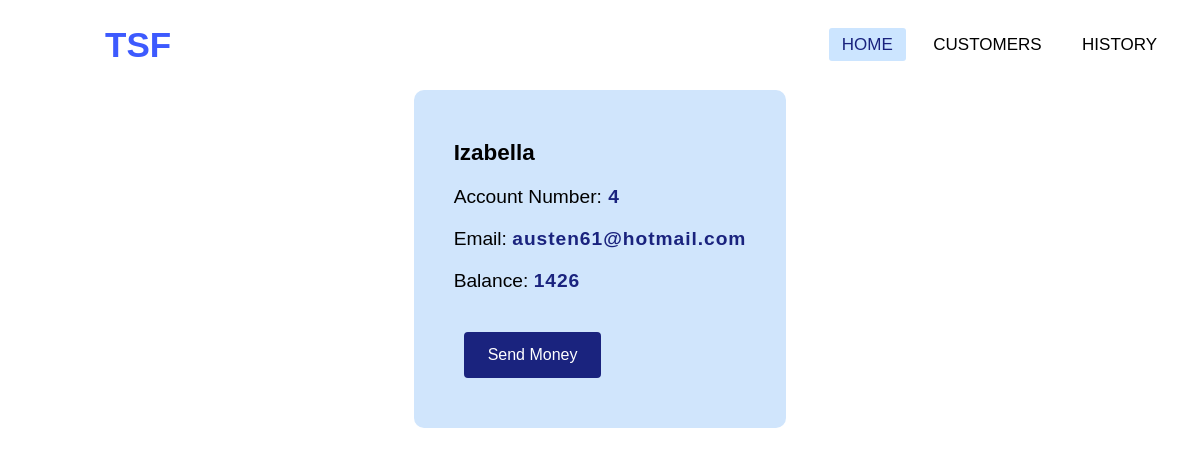
The app's page /profile.php?id=4 with its own data.
### tables this page shows
CREATE TABLE `customer` (
  `id` int(11) NOT NULL,
  `name` char(25) DEFAULT NULL,
  `email` varchar(25) DEFAULT NULL,
  `balance` int(11) DEFAULT NULL
);

### profile.php (the view, shortened to what this page needs)
<!DOCTYPE html>
<html lang="en">
<head>
    <link rel="stylesheet" href="style.css">
</head>
<body>
	<?php
	include 'conn.php';
	?>
	<div class="navbar">
		<nav>
			<label class="logo">TSF</label>
			<ul>
				<li><a class="active" href="index.php">Home</a></li>
				<li><a href="customers.php">Customers</a></li>
				<li><a href="history.php">History</a></li>
			</ul>
		</nav>
	</div>
	<?php
	$id = $_GET['id'];
	$query = "SELECT * FROM customer where id='$id' ";
	$query_run = mysqli_query($conn, $query);
	if (mysqli_num_rows($query_run) > 0) {
		foreach ($query_run as $row) {
			echo '<div class="container" >';
			echo '<div class="profile" >';
			echo '<h3>' . $row['name'] . ' </h3>
					<p> Account Number:<b> ' . $row['id'] . '</b> </p>
					<p> Email: <b>' . $row['email'] . ' </b></p>
					<p> Balance: <b>' . $row['balance'] . ' </b></p>
					<p></p>
				';
		}
	} else {
		echo "<p>No record found.</p";
	}
	?>
	<td><button class="sendbtn"><a href="transfer.php?name=<?php echo $row['name']; ?>"> Send Money </a> </button></td>
</body>
</html>

### style.css (style rules this page uses)
* { --primary: #3D5AFE; --secondary: #d0e5fc; --ppurple: #1a237e; --pgreen: #3BB44A; --pred: #DA3543; --lgreen: #D4EDDA; --lred: #F8D7DA; --lblue: #CCE5FF; --lgrey: #a0a2c0; font-family: 'Rubik', sans-serif; box-sizing: border-box; margin: 0; padding: 0; text-decoration: none; list-style: none; }
nav { position: fixed; top: 0; left: 0; width: 100%; padding: 5px; background-color: white; z-index: 5; height: 80px; width: 100%; }
label.logo { color: var(--primary); font-size: 35px; line-height: 80px; padding: 0 100px; font-weight: bold; }
nav ul { float: right; margin-right: 20px; }
nav ul li { display: inline-block; line-height: 80px; margin: 0 5px; }
nav ul li a { color: black; font-size: 17px; padding: 7px 13px; border-radius: 3px; text-transform: uppercase; }
nav ul li a.active { color: var(--ppurple); font-variant: small-caps; }
nav ul li a.active, nav ul li a:hover { color: var(--ppurple); background-color: var(--lblue); transition: .5s; }
.container { display: grid; place-items: center; overflow-x: auto; margin-top: 70px; }
.profile { margin-top: 20px; text-align: left; font-size: larger; background-color: var(--secondary); padding: 40px; border-radius: 10px; }
.profile p, h3, button { padding: 10px 0; }
.profile b { color: var(--ppurple); letter-spacing: 0.05em; }
.profile .sendbtn a { color: white; text-decoration: none; padding: 10px; margin: 0 auto; }
button { border-radius: .25em; font-size: 16px; padding: 12px 12px; cursor: pointer; margin: 10px; border: none; outline: none; justify-content: center; background-color: var(--ppurple); border: 2px solid var(--ppurple); color: white; text-decoration: none; }

### records on screen
customer: name "Izabella", id "4", email "austen61@hotmail.com", balance "1426"
